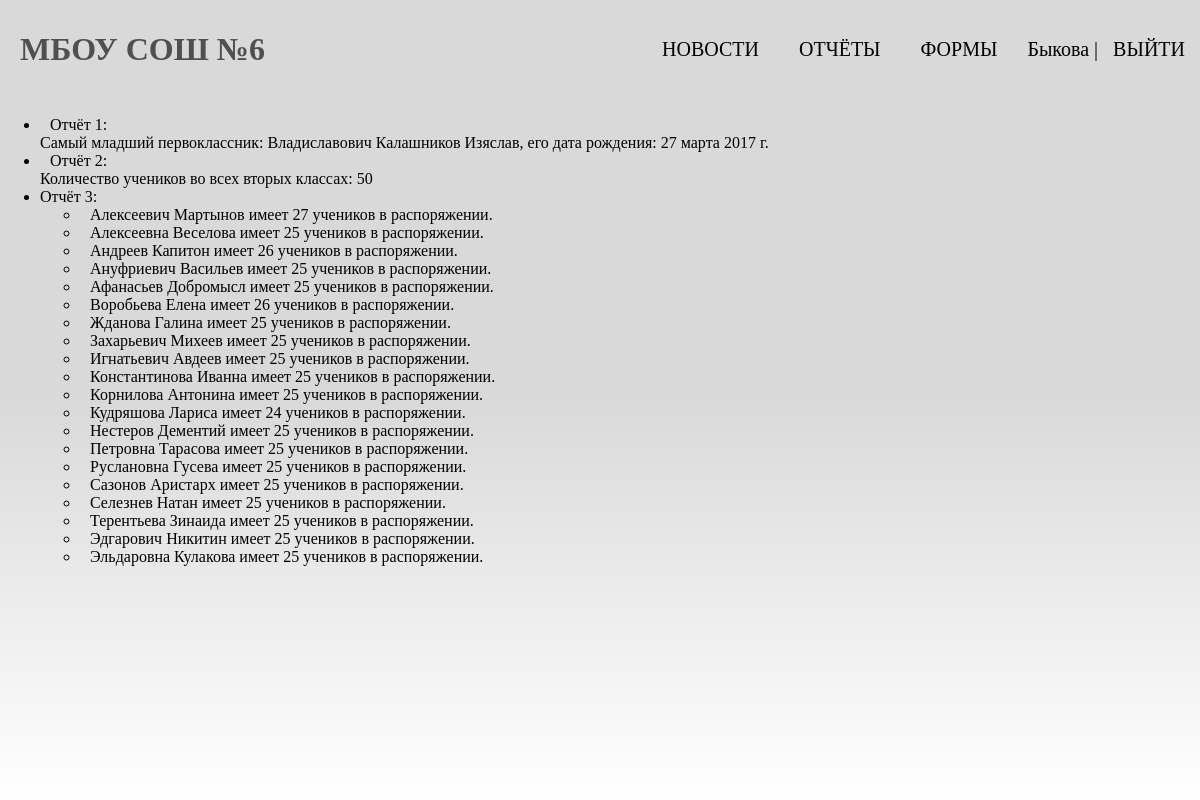
Page /reports/ (signed in) on the committed database.
### mainSchool/models.py (models this page shows, shortened)
class Students(models.Model):
    auth = models.OneToOneField(User, on_delete=models.CASCADE, default=None, unique=True, related_name="student",
                                verbose_name='Логин', blank=True, null=True)
    second_name = models.CharField(max_length=50, verbose_name='Фамилия')
    name = models.CharField(max_length=50, verbose_name='Имя')
    last_name = models.CharField(max_length=50, blank=True, null=True, verbose_name='Отчество')
    birthday = models.DateField(verbose_name='Дата рождения')
    study_class = models.ForeignKey(StudyClasses, on_delete=models.SET_NULL, null=True, related_name="students",
                                    verbose_name="Класс")
    class Meta:
        verbose_name = 'Учащийся'
        verbose_name_plural = 'Учащиеся'

class Teachers(models.Model):
    auth = models.OneToOneField(User, on_delete=models.CASCADE, default=None, unique=True, verbose_name='Логин',
                                blank=True, null=True)
    second_name = models.CharField(max_length=50, verbose_name='Фамилия')
    name = models.CharField(max_length=50, verbose_name='Имя')
    last_name = models.CharField(max_length=50, blank=True, verbose_name='Отчество')
    birthday = models.DateField(verbose_name="Дата рождения")
    supervisor = models.BooleanField(default=False, verbose_name='Суперпользователь(1 / 0)')
    class Meta:
        verbose_name = 'Учитель'
        verbose_name_plural = 'Учителя'

### mainSchool/views.py (the view)
# urls.py: path('reports/', views.reports, name='reports'),
@login_required
def reports(request):
    earliest_birthday = Students.objects.filter(study_class__class_name__regex=r"1\w{1}").aggregate(
        birthday=Max("birthday"))
    earliest_birthday_first_class_guy = Students.objects.get(birthday=earliest_birthday['birthday'])
    count_guys_in_second_classes = (Students.objects.filter(study_class__class_name__regex=r"2\w{1}")
                                    .aggregate(count=Count("pk")))
    teachers_students = StudyClasses.objects.values('teacher__second_name', 'teacher__name',
                                                    'teacher__last_name').annotate(total=Count('students'))
    data = {'title': 'Отчёты',
            'young': earliest_birthday_first_class_guy,
            'count_guys_in_second_classes': count_guys_in_second_classes['count'],
            'teachers_students': teachers_students,
            }
    return render(request, 'mainSchool/reports.html', context=data)

### users/context_processors.py (called while the page is built)
def get_school_context(request):
    return {'nav_menu': menu}

### mainSchool/templates/mainSchool/reports.html
{% extends 'base-nav.html' %}
{% block content %}
<ul>
<li>Отчёт 1: <br>Самый младший первоклассник: {{ young.second_name }} {{ young.name }} {{ young.last_name }}, его дата рождения: {{ young.birthday }}</li>
<li>Отчёт 2: <br>Количество учеников во всех вторых классах: {{ count_guys_in_second_classes }}</li>
<li>Отчёт 3: <br>
    <ul>
    {% for i in teachers_students %}
    <li>
        {{ i.teacher__second_name }} {{ i.teacher__name }} {{ teacher__last_name }} имеет {{ i.total }} учеников в распоряжении.
    </li>
    {% endfor %}
     </ul>
</li>
</ul>
{% endblock %}

### templates/base-nav.html (shortened to what this page needs)
{% load static %}
<!DOCTYPE html>
<html lang="en">
<head>
    <link rel="stylesheet" href="{% static 'mainSchool/css/index.css' %}" />
</head>
<body>
<div class="background"></div>
<div class="header">
    <h1><a href="{% url 'mainSchool:home' %}">МБОУ СОШ №6</a></h1>
    <nav>
        <ul>
            {% for n in nav_menu %}
            <li><a href="{% url n.slug %}">{{ n.name }}</a></li>
            {% endfor %}
            {% if user.is_authenticated %}
                {% if user.first_name %}
                    <li>{{ user.first_name }} | <a href="{% url 'users:logout' %}">ВЫЙТИ</a></li>
                {% else %}
                    <li>{{ user.username }} | <a href="{% url 'users:logout' %}">ВЫЙТИ</a></li>
                {% endif %}
            {% else %}
            <li><a href="{% url 'users:login' %}">ВОЙТИ</a></li>
            {% endif %}
        </ul>
    </nav>
</div>
{% block content %}
{% endblock %}
</body>
</html>

### mainSchool/static/mainSchool/css/index.css (style rules this page uses)
* { font-family: Verdana; }
body .background { background: linear-gradient(180deg, #D9D9D9, #D9D9D9, #FFFFFF); position: absolute; left: 0px; top: 0px; right: 0px; bottom: 0px; height: 100%; z-index: -1; }
.header { display: flex; justify-content: space-between; align-items: center; }
.header h1 { display: flex; }
.header nav { width: auto; flex-basis: 70%; }
.header ul { list-style-type: none; display: flex; justify-content: flex-end; }
.header li { margin: 0 5px; font-size: 20px; }
.header h1 a { text-decoration: none; color: #505050; padding: 10px; transition: 0.5s ease; border-radius: 10px; }
.header li a { text-decoration: none; color: black; padding: 10px; transition: 0.5s ease; border-radius: 10px; }
body { margin: 0px; text-indent: 10px; }

### rows in the picture
Students: second_name "Владиславович", name "Калашников", last_name "Изяслав", birthday "27 марта 2017 г."
Teachers: teacher__second_name "Алексеевич", teacher__name "Мартынов", total "27"
Teachers: teacher__second_name "Алексеевна", teacher__name "Веселова", total "25"
Teachers: teacher__second_name "Андреев", teacher__name "Капитон", total "26"
Teachers: teacher__second_name "Ануфриевич", teacher__name "Васильев", total "25"
Teachers: teacher__second_name "Афанасьев", teacher__name "Добромысл", total "25"
Teachers: teacher__second_name "Воробьева", teacher__name "Елена", total "26"
Teachers: teacher__second_name "Жданова", teacher__name "Галина", total "25"
Teachers: teacher__second_name "Захарьевич", teacher__name "Михеев", total "25"
Teachers: teacher__second_name "Игнатьевич", teacher__name "Авдеев", total "25"
Teachers: teacher__second_name "Константинова", teacher__name "Иванна", total "25"
Teachers: teacher__second_name "Корнилова", teacher__name "Антонина", total "25"
Teachers: teacher__second_name "Кудряшова", teacher__name "Лариса", total "24"
Teachers: teacher__second_name "Нестеров", teacher__name "Дементий", total "25"
Teachers: teacher__second_name "Петровна", teacher__name "Тарасова", total "25"
Teachers: teacher__second_name "Руслановна", teacher__name "Гусева", total "25"
Teachers: teacher__second_name "Сазонов", teacher__name "Аристарх", total "25"
Teachers: teacher__second_name "Селезнев", teacher__name "Натан", total "25"
Teachers: teacher__second_name "Терентьева", teacher__name "Зинаида", total "25"
Teachers: teacher__second_name "Эдгарович", teacher__name "Никитин", total "25"
Teachers: teacher__second_name "Эльдаровна", teacher__name "Кулакова", total "25"

### other values in the picture
{{ n.name }} "НОВОСТИ" "ОТЧЁТЫ" "ФОРМЫ"
{{ user.first_name }} "Быкова"
{{ count_guys_in_second_classes }} "50"
